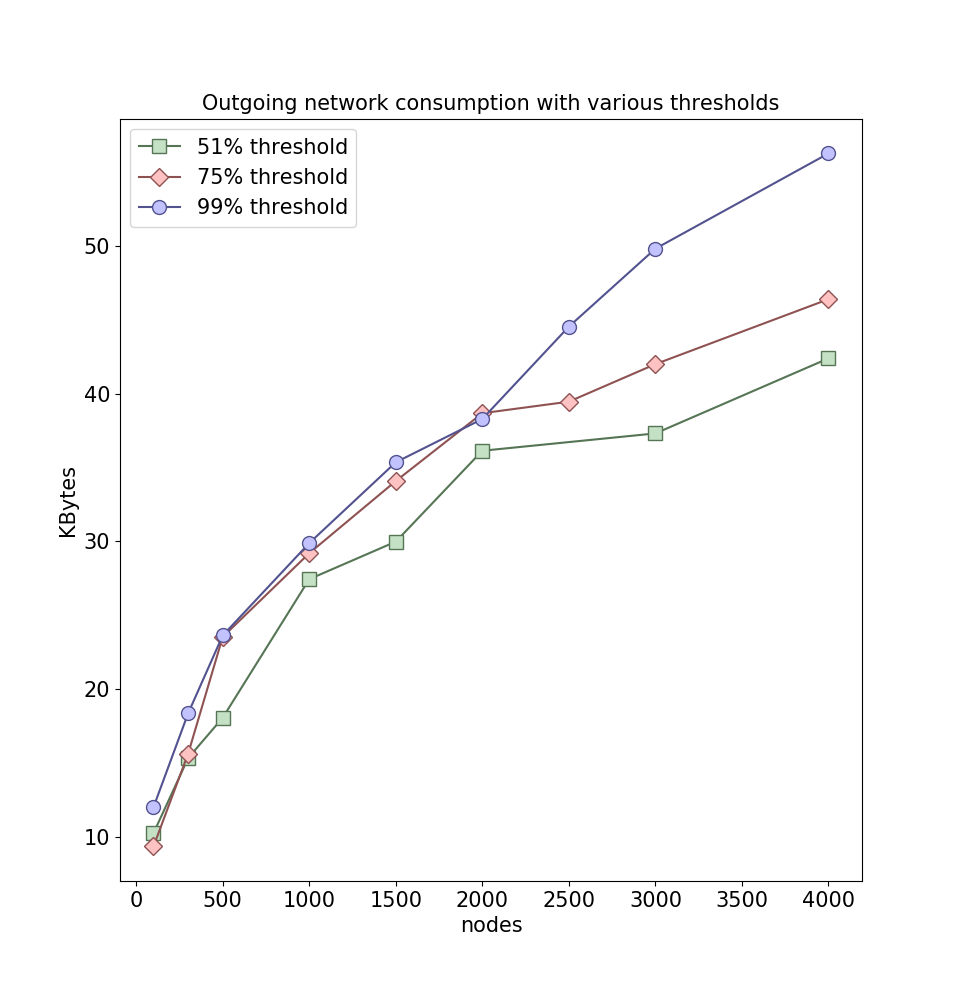

Write Python code to recreate this figure.
#!/usr/bin/env python

## This script generates the graph that compares handel 
## bandwidth consumption with different thresholds
##
import sys
from lib import *

import pandas as pd
import matplotlib.pyplot as plt

column = "net_sentBytes_avg"

files = {
        "csv/handel_0failing_51thr.csv":"51% threshold",
        "csv/handel_0failing_75thr.csv":"75% threshold",
        "csv/handel_0failing_99thr.csv":"99% threshold",
        }
datas = read_datafiles(files)

for f,v in datas.items():
    x = v["totalNbOfNodes"]
    y = v[column].map(lambda x: x/1024)
    print("file %s -> %d data points on sigen_wall_avg" % (f,len(y)))
    label = files[f]
    if label == "":
        label = input("Label for file %s: " % f)

    plot(x,y,"-",label,allColors.popleft())

plt.legend(fontsize=fs_label)
plt.ylabel("KBytes",fontsize=fs_label)
plt.xlabel("nodes",fontsize=fs_label)
plt.title("Outgoing network consumption with various thresholds",fontsize=fs_label)
# plt.yscale('log')
plt.show()
